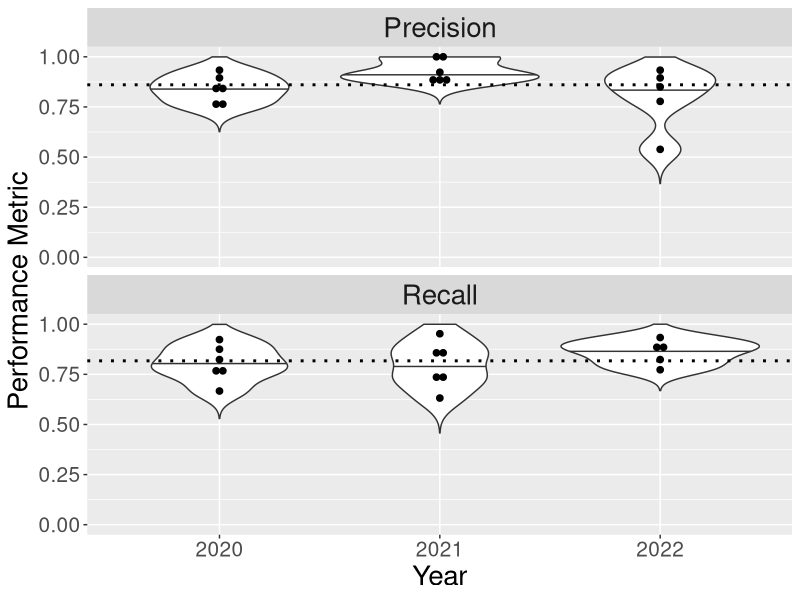
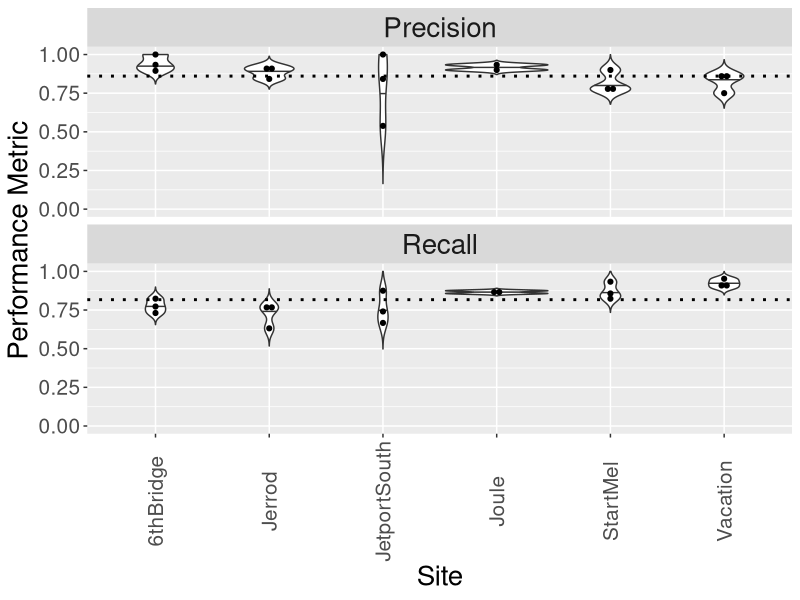
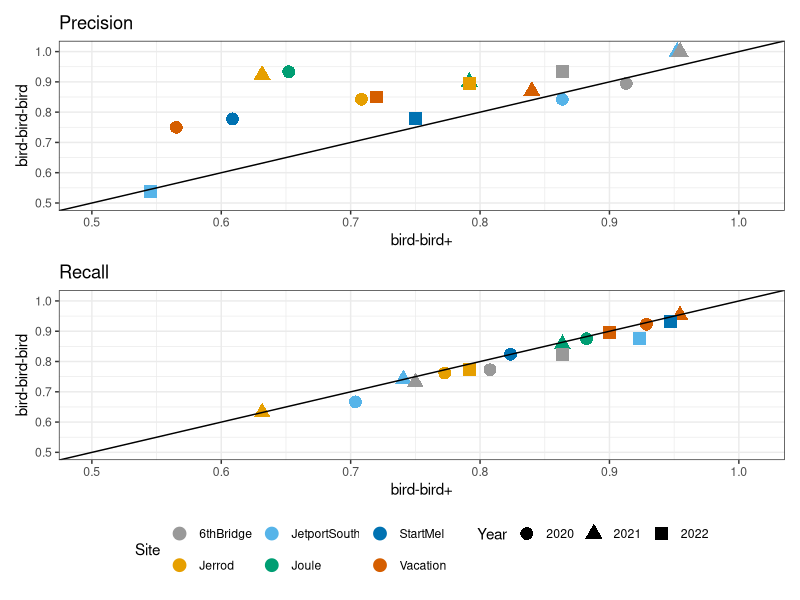

Write R code to recreate these figures, in order.

library(dplyr)
library(reshape2)
library(ggplot2)
library(tidyr)
library(ggbeeswarm)
library(patchwork)

FindDiffs <- function(data, human, computer) {
  disagreed.nests.Tno <- data %>% filter(data[[human]] == "T" &
   data[[computer]]  == "no")
  disagreed.nests.Fyes <- data %>% filter(data[[human]] == "F" &
                                            data[[computer]] == "yes")
  disagreed.nests = rbind(disagreed.nests.Tno, disagreed.nests.Fyes)
  return(disagreed.nests)
  # write.csv(disagreed_nests, "nest_diffs.csv")
}

CalculateMetrics <- function(data, computer_col) {
  # calculates precision and recall
  precision = sum(data$nest == "T" & data[computer_col] == "yes") / sum(data[computer_col] == "yes")
  recall = sum(data$nest == "T" & data[computer_col] == "yes") / sum(data$nest == "T")
  output = c(precision, recall)
  return(output)
}

JoinInputs <- function(human.data, computer.data) {
  # joins human and computer data, drops duplicate columns, and cleans column names
  # keeps only computer data when there is human data
  human.data = human.data |> unite("prime_ID", c(site, year, sample_id), remove = FALSE)
  computer.data = computer.data |> unite("prime_ID", c(site, year, sample_id), remove = FALSE)
  output = left_join(human.data, computer.data, by = "prime_ID")
  output = output |>
    select(-c(site.y, year.y, sample_id.y)) |>
    rename(
      year = year.x,
      site = site.x,
      sample_id = sample_id.x,
    )

}

EvaluateNests = function(data, computer_col){
  #subsets data by year and colony and calculates precision and recall
  data = data |> filter(nest == "T" | nest == "F")
  sites = unique(data$site)
  years = unique(data$year)
  results = data.frame(Year = integer(), 
                       Site=character(), 
                       Precision = double(), 
                       Recall =double())
  for (x in years) {
    for (y in sites) {
      site.year.data = data |> filter(year == x & site == y)
      site.year.metrics = CalculateMetrics(site.year.data, computer_col)
      results = results |> add_row(Year=x, 
                                   Site=y, 
                                   Precision=site.year.metrics[1], 
                                   Recall=site.year.metrics[2])
    }
  }
  return(results)
}

# DATA PROCESSING  

# read human observations (visual.input) and model detections (computer.input)
visual.input = read.csv("imagery_only_human.csv")
computer.input = read.csv("nest_detector_imagery_sample_locations.csv")

# keep only colonies with ground control points and weekly flights
computer.input = computer.input |> filter(site %in% c("Jerrod","Joule", 
                                                      "Vacation", "6thBridge",
                                                      "StartMel", "JetportSouth"))

# merge human and computer files by assessment location

joined.data = JoinInputs(visual.input, computer.input) 

# Create computer nest prediction column for bird-bird-bird 
#    joined.data contains nest predictions (known_nest = yes or no) using the 
#    bird-bird rule (i.e. 2 consecutive bird detections or 3+ detections over the 
#    time series). Because bird-bird-bird (3+ detections over the time series) 
#    is a subset of the bird-bird rule, we filtered observations to remove all 
#    nest detections where num_obs (number of bird detections) = 2.
joined.data = joined.data |> mutate(bird.3.nest = ifelse(known_nest == 'yes' & num_obs == 2, NA, known_nest))

# Make analysis data.frames  
#   for sites with human prediction (nest.data). Sample size for nest.data drops to 
#   794 because nests without a human assessment are dropped in the join. This 
#   includes both unassessed colonies (Joule 2022) and nest locations scored as U (Uncertain)
nest.data = joined.data |>  filter(nest == "T" | nest == "F")

# CALCULATE PRECISION AND RECALL AND SAMPLE SIZE
#   Bird-bird+
bird.bird.sample = nest.data |> group_by(site, year) |> summarise(count = n())
bird.bird.plus = EvaluateNests(nest.data, "known_nest") 
bird.bird.plus$detections = "2+"
avgbird2.recall = mean(na.omit(bird.bird.plus$Recall))
avgbird2.precision = mean(na.omit(bird.bird.plus$Precision))

# Bird-bird-bird
data.bird.bird.bird = nest.data |> filter(!is.na(bird.3.nest))
bird3.nest.sample = data.bird.bird.bird |> group_by(site, year) |> summarise(count = n())
bird.bird.bird = EvaluateNests(data.bird.bird.bird, "bird.3.nest")
bird.bird.bird$detections = "3+"

# POST-HOC INTERPRETATION

## Generate list of nests where algorithm and human differed in assessment
nest.diffs.2 = FindDiffs(nest.data, "nest", "known_nest")
nest.diff.3 = FindDiffs(nest.data, "nest", "bird.3.nest")
false.positive2 = sum(nest.data$nest == "F" & nest.data$known_nest == "yes")
false.negative2 = sum(nest.data$nest == "T" & nest.data$known_nest == "no")
false.positive3 = sum(nest.data$nest == "F" & nest.data$bird.3.nest == "yes")
false.negative3 = sum(nest.data$nest == "T" & nest.data$bird.3.nest == "no")

## Assess Uncertain human assessments
### Extract human assessment = U (uncertain) records
uncertain = joined.data |>  filter(nest == "U")

## Assess impact of Jetport South 2022 colony
drop.Jetport22 = bird.bird.bird |> filter(Site !="JetportSouth" | Year !="2022")
avg.nojet22.recall = mean(na.omit(drop.Jetport22$Recall))
avg.nojet22.precision = mean(na.omit(drop.Jetport22$Precision))

# MAKE RESULTS FIGURES

## Figure 5 and 6: By Year and Colony - bird-bird-bird only (Figure 5)

###   organize data for plots
colony.year.results = bird.bird.bird |> 
  gather(metric, value, Precision:Recall) |>
  filter(!is.na(value))
  
average.metrics = bird.bird.bird |> 
  summarise(Precision = mean(na.omit(Precision)), Recall = mean(na.omit(Recall))) |> 
  gather(key="metric", value = "value")

### Figure 5: By Year
figure5 = ggplot(colony.year.results, aes(x=factor(Year), y=value)) +
  geom_violin(trim=FALSE, draw_quantiles = c(0.5)) +
  geom_dotplot(binaxis='y', stackdir='center', dotsize=1, position = position_dodge(.9)) +
  ylim(0,1) +
  labs(x = "Year", y = "Performance Metric") +
  theme(axis.title = element_text(size = 20), axis.text = element_text(size= 15),
        plot.title = element_text(size = 20), strip.text.y = element_text(size = 20), strip.text = element_text(size = 20)) +
  facet_wrap(~metric, nrow=2) + geom_hline(data=average.metrics, aes(yintercept= value),linetype=3, size=1)

### Figure 6: By Colony
figure6 = ggplot(colony.year.results, aes(x=factor(Site), y=value)) +
  geom_violin(trim=FALSE, draw_quantiles = c(0.5)) +
  geom_dotplot(binaxis='y', stackdir='center', dotsize=1) +
  ylim(0,1) + facet_grid(rows="metric") +
  labs(x = "Site", y = "Performance Metric") +
  theme(axis.title = element_text(size = 20), axis.text.y = element_text(size=15), 
        axis.text.x = element_text(size= 15, angle = 90, vjust=0.5),
        plot.title = element_text(size = 20), strip.text = element_text(size = 20)) +
  facet_wrap(~metric, nrow=2) + geom_hline(data=average.metrics, aes(yintercept= value),linetype=3, size=1)

# Figure 7: Bird-bird+ vs bird-bird-bird

cbPalette <- c("#999999", "#E69F00", "#56B4E9", "#009E73", "#0072B2", "#D55E00", "#CC79A7")

##   reorganize data for plotting 
precision.recall.2.3 = left_join(bird.bird.plus, bird.bird.bird, by=c("Site"="Site", "Year"="Year"))
precision.recall.2.3 = precision.recall.2.3 |> rename(Precision2=Precision.x, Precision3 = Precision.y, Recall2=Recall.x, Recall3=Recall.y)
precision.recall.2.3 = precision.recall.2.3 |> select(c(-detections.x, -detections.y)) 

##   Figure 7: recall and precision 
plot.precision.23 = ggplot(precision.recall.2.3, aes(x=Precision2, y=Precision3)) +
  geom_point(aes(shape=factor(Year), color=Site), show.legend=FALSE, size = 4) + 
  scale_color_manual(values=cbPalette) +
  xlim(0.5,1.01) + 
  ylim(0.5,1.01) + 
  theme(axis.title = element_text(size = 15), axis.text = element_text(size= 10)) +
  geom_abline(intercept=0, slope = 1) + 
  xlab("bird-bird+") + ylab("bird-bird-bird") +
  ggtitle("Precision") +
  theme_bw()

plot.recall.23 = ggplot(precision.recall.2.3, aes(x=Recall2, y=Recall3)) +
  geom_point(aes(shape = factor(Year), color = Site), size = 4) + 
  scale_color_manual(values=cbPalette) +
  xlim(0.5,1.01) + 
  ylim(0.5,1.01) + 
  theme(axis.title = element_text(size = 15), axis.text = element_text(size= 10)) +
  geom_abline(intercept=0, slope = 1) + 
  xlab("bird-bird+") + ylab("bird-bird-bird") +
  labs(shape = "Year") +
  ggtitle("Recall") +
  theme_bw() +
  theme(legend.position="bottom")

figure7 = plot.precision.23/plot.recall.23


# PRINT FIGURES
tiff("figure5.tiff",
     width = 4600,
     height = 4600, 
     units = "px", 
     res = 800, 
     #    compression = "lzw",
     bg = "white", 
     pointsize = 5)
plot(figure5)
dev.off()

tiff("figure6.tiff",
     width = 4600,
     height = 4600, 
     units = "px", 
     res = 800, 
     #    compression = "lzw",
     bg = "white", 
     pointsize = 5)
plot(figure6)
dev.off()

#   bird-bird-bird vs. bird-bird-plus
tiff("figure7.tiff",
    width = 4600,
    height = 4600, 
    units = "px", 
    res = 800, 
#    compression = "lzw",
    bg = "white", 
    pointsize = 5)

# Creating a plot
plot(figure7)
dev.off()
# Closing the graphical device
dev.off() 



